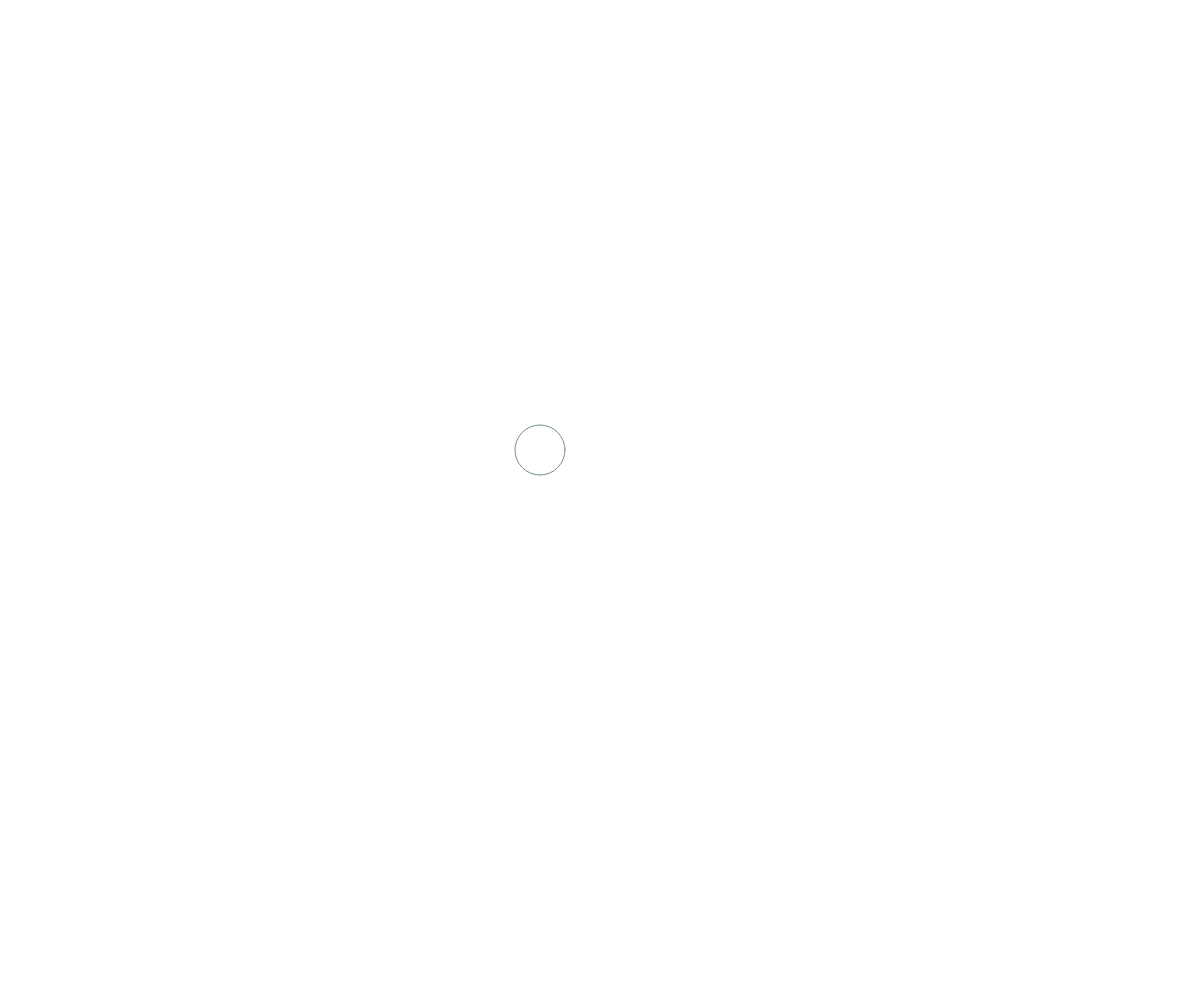
Frame 1 (no input)
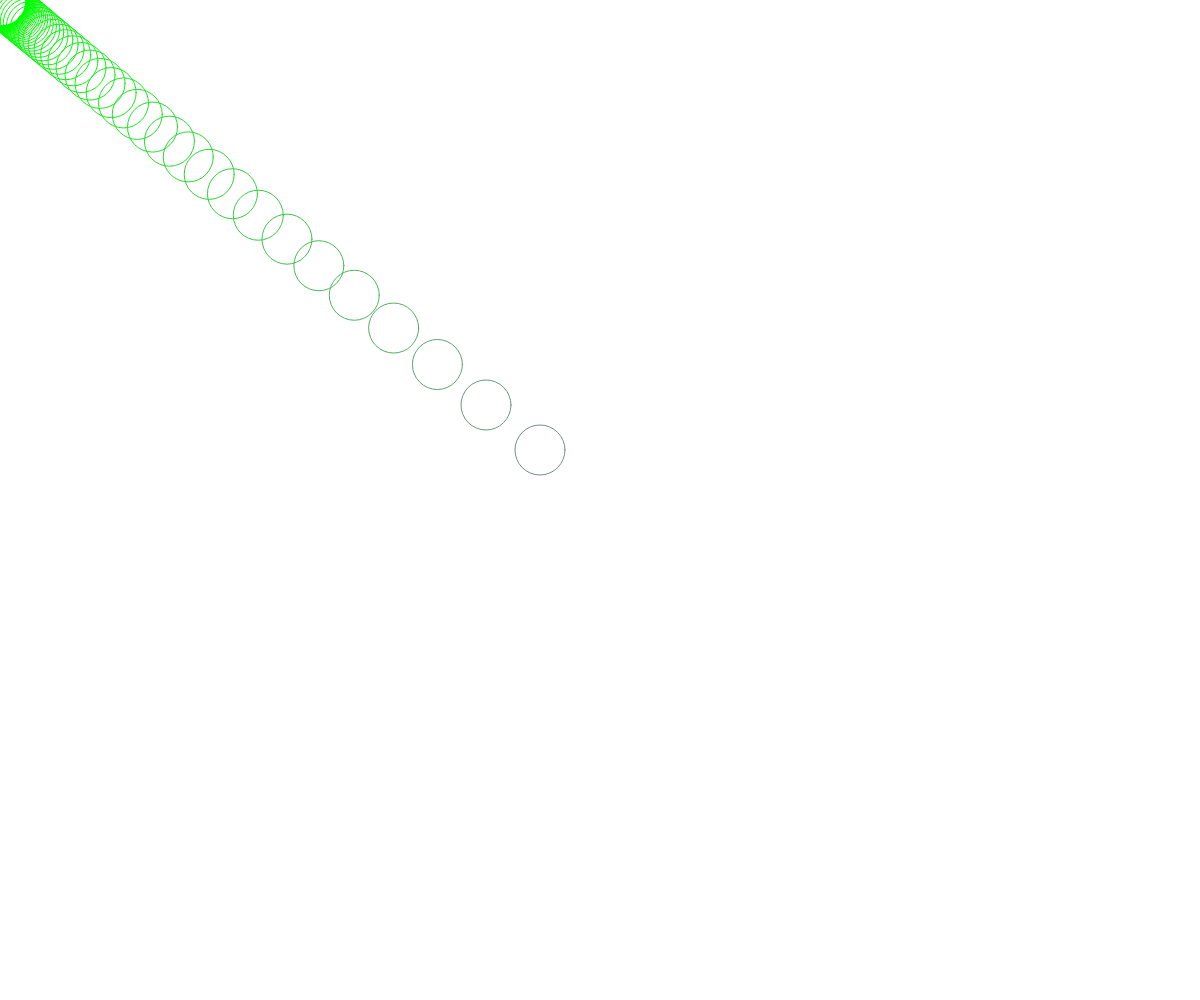
Frame 60 (no input)
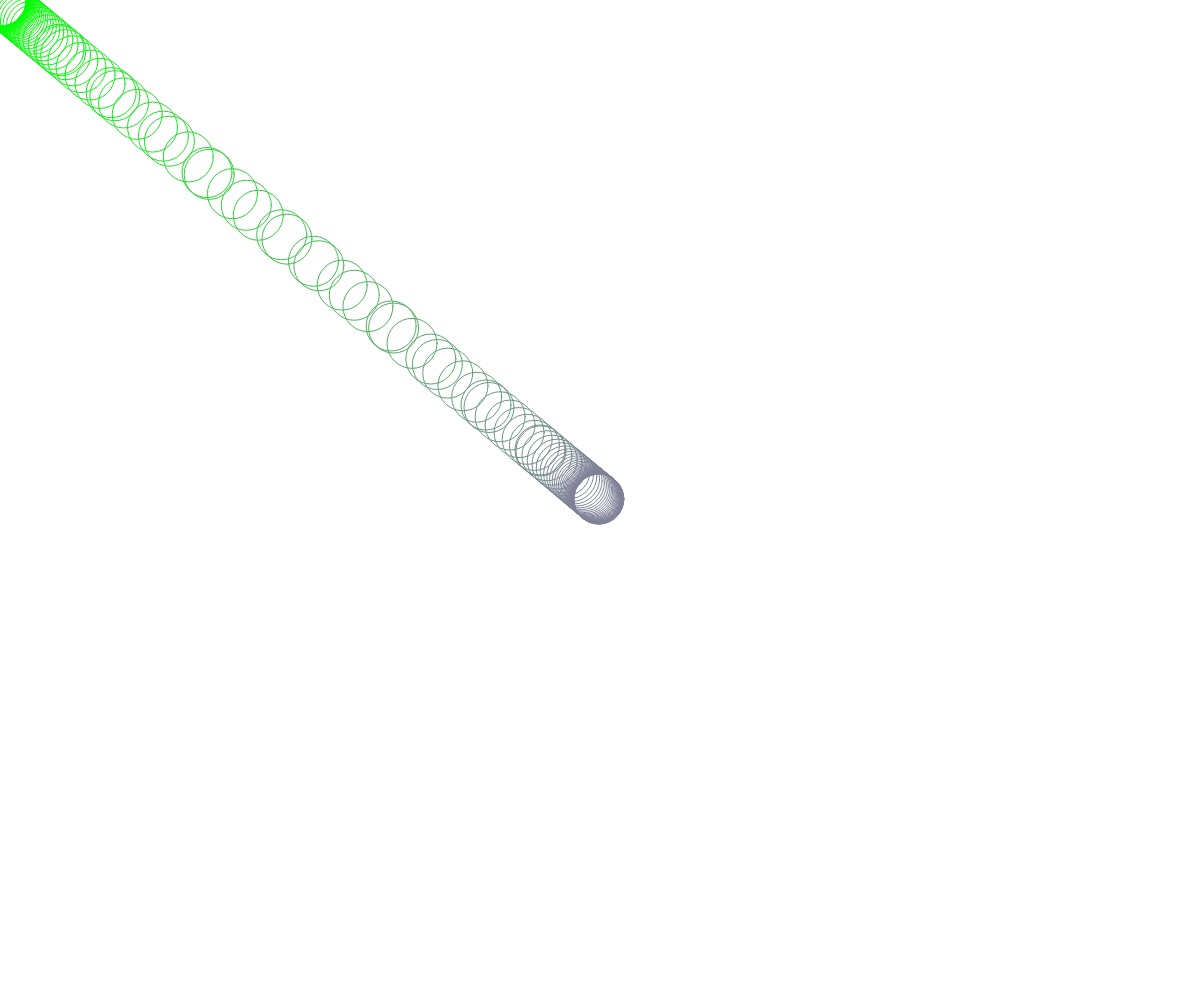
Frame 120 (the mouse pressed at the canvas centre since frame 60)

The p5.js sketch that drew these frames (run headless with seeded random() and noise() and a simulated clock; from frame 60 on, the mouse is pressed at the canvas centre):

// p5.js sketch
// ── sketch.js
// mousewheel,map,lerp
// Daniel
// 25 september

let x, y, d = 50

function setup() {
  createCanvas(windowWidth, windowHeight);
  x = width / 2; y = height / 2;
  noFill();
}

function draw() {
  //background(220);
  //move the circle

  x = lerp(x, mouseX, 0.10);
  y = lerp(y, mouseY, 0.10);

  let r = map(x, 0, width, 0, 255);
  let g = map(x, 0, height, 0, 255);
  let b = map(x, 0, width, 255, 0);
  stroke(r, b, g);

  circle(x, y, d);
}

function mouseWheel(event) {
  print(event.delta);
  //neg: Up scroll
  //pos: Down scroll
  if (event.delta > 0) {
    d -= 10;
    if (d < 10) d = 10;
  }
  else {
    d += 10
  }
}
